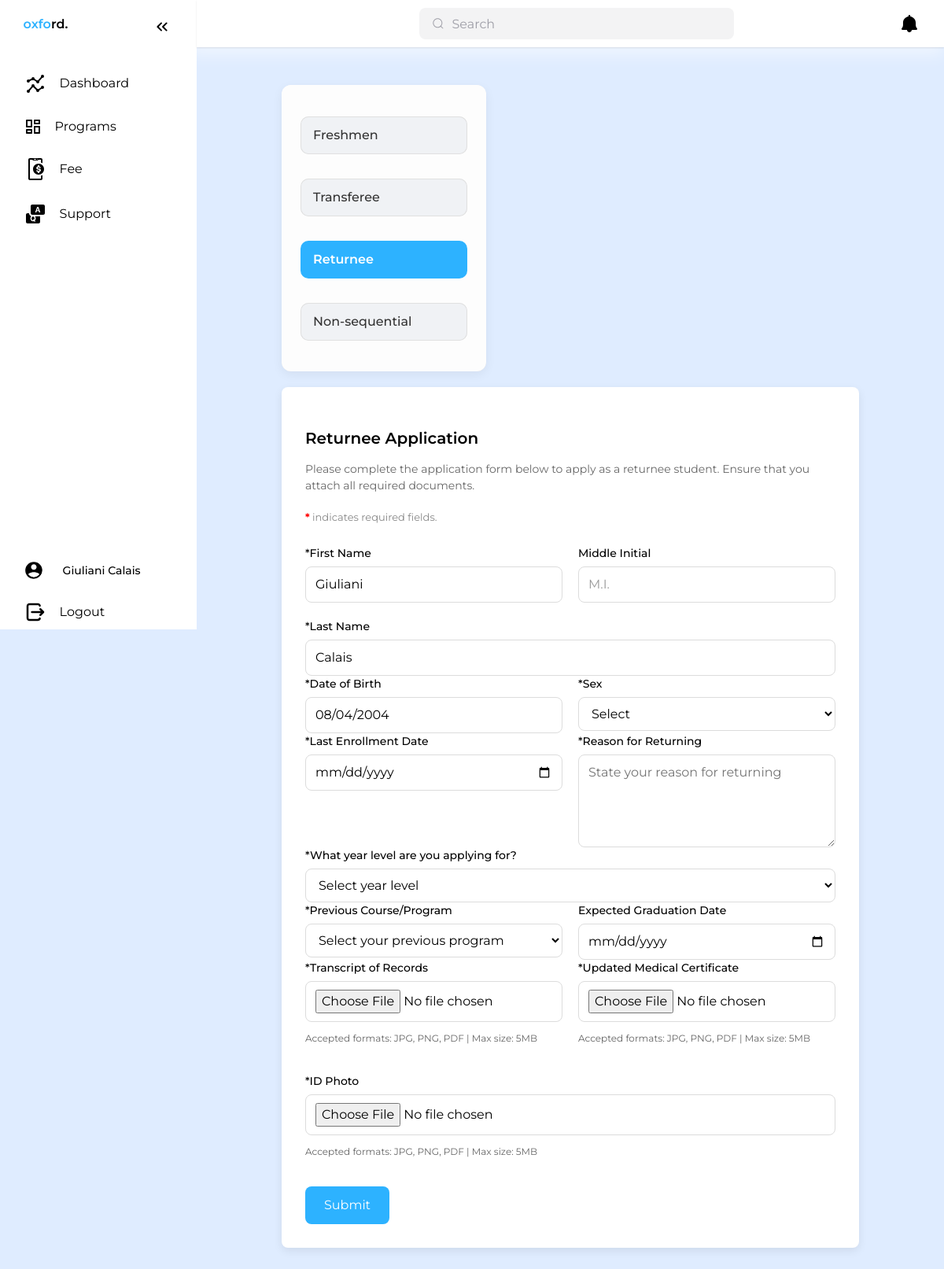
Page /student/returnee.php (signed in) on the committed database.
### tables this page shows
CREATE TABLE `studentprofile` (
  `profile_id` int(11) NOT NULL,
  `user_id` int(11) NOT NULL,
  `first_name` varchar(50) NOT NULL,
  `middle_name` varchar(50) DEFAULT NULL,
  `last_name` varchar(50) NOT NULL,
  `birthdate` date NOT NULL,
  `birthplace` varchar(100) NOT NULL,
  `age` int(11) NOT NULL,
  `phone` varchar(11) NOT NULL,
  `guardian_name` varchar(100) NOT NULL,
  `guardian_contact` varchar(11) NOT NULL,
  `relationship` varchar(50) NOT NULL,
  `created_at` timestamp NOT NULL DEFAULT CURRENT_TIMESTAMP
);

### student/returnee.php (the view, shortened to what this page needs)
<?php
include "sessioncheck.php";
$user_id = $_SESSION['user_id'];
$profile = null;
$stmt1 = $conn->prepare("SELECT * FROM studentprofile WHERE user_id = ?");
$stmt1->bind_param("i", $user_id);
$stmt1->execute();
$result1 = $stmt1->get_result();
if ($result1 && $result1->num_rows > 0) {
  $profile = $result1->fetch_assoc();
}
?>
<!DOCTYPE html>
<html lang="en">
<head>
  <link rel="stylesheet" href="enrollment-regular.css">
  <link href="https://cdn.jsdelivr.net/npm/bootstrap@5.3.0/dist/css/bootstrap.min.css" rel="stylesheet">
</head>
<body>
  <?php include "stud-sidebar.php"; ?>
  <main>
    <div class="container">
      <div class="header">
        <h1>Student Enrollment</h1>
      </div>
      <div class="content-wrapper">
        <div class="side--container">
          <div class="regular">
            <a href="enrollment-regular.php">
              <p>Freshmen</p>
            </a>
            <a href="transferee.php">
              <p>Transferee</p>
            </a>
            <p class="<?= basename($_SERVER['PHP_SELF']) == 'returnee.php' ? 'active' : '' ?>">Returnee</p>
            <a href="non-sequential.php">
              <p>Non-sequential </p>
            </a>
          </div>
        </div>
        <div class="Form-regular">
          <p class="description">Returnee Application</p>
          <p class="description--1">
            Please complete the application form below to apply as a returnee student. Ensure that you attach all required documents.
          </p>
          <p class="description--1" style="color: #888; font-size: 13px; margin-bottom: 25px;">
            <strong style="color: red;">*</strong> indicates required fields.
          </p>
          <form method="POST" enctype="multipart/form-data">
            <div class=" form-section">
              <div class="form-row">
                <div class="form-group">
                  <label for="first-name">*First Name</label>
                  <input type="text" id="first-name" name="first-name" placeholder="Enter your first name" value="<?= isset($profile['first_name']) ? htmlspecialchars($profile['first_name']) : '' ?>" required readonly>
                </div>
                <div class="form-group">
                  <label for="middle-initial">Middle Initial</label>
                  <input type="text" id="middle-initial" name="middle-initial" placeholder="M.I.">
                </div>
                <div class="form-group">
                  <label for="last-name">*Last Name</label>
                  <input type="text" id="last-name" name="last-name" placeholder="Enter your last name" value="<?= isset($profile['first_name']) ? htmlspecialchars($profile['last_name']) : '' ?>" required readonly>
                </div>
              </div>
              <div class="form-row">
                <div class="form-group">
                  <label for="dob">*Date of Birth</label>
                  <input type="date" id="dob" name="dob" value="<?= isset($profile['birthdate']) ? htmlspecialchars($profile['birthdate']) : '' ?>" required readonly>
                </div>
                <div class="form-group">
                  <label for="sex">*Sex</label>
                  <select id="sex" name="sex" required>
                    <option value="" disabled selected hidden>Select</option>
                  </select>
                </div>
              </div>
              <div class="form-row">
                <div class="form-group">
                  <label for="last-enrollment">*Last Enrollment Date</label>
                  <input type="date" id="last-enrollment" name="last-enrollment" required >
                </div>
                <div class="form-group">
                  <label for="reason">*Reason for Returning</label>
                  <textarea id="reason" name="reason" placeholder="State your reason for returning" rows="4" required></textarea>
                </div>
              </div>
              <div class="form-row">
                <div class="form-group">
                  <label for="year-level">*What year level are you applying for?</label>
                  <select id="year-level" name="year-level" required>
                    <option value="" disabled selected hidden>Select year level</option>
                  </select>
                </div>
              </div>
              <div class="form-row">
                <div class="form-group">
                  <label for="prev-course">*Previous Course/Program</label>
                  <select id="program" name="prev-course">
                    <option value="" disabled selected hidden>Select your previous program</option>
                  </select>
                </div>
                <div class="form-group">
                  <label for="expected-graduation">Expected Graduation Date</label>
                  <input type="date" id="expected-graduation" name="expected-graduation">
                </div>
              </div>
              <div class="form-row">
                <div class="form-group">
                  <label for="transcript">*Transcript of Records</label>
                  <input type="file" id="tor" name="tor" accept=".jpg,.jpeg,.png,.pdf" required>
                  <p style="font-size: 12px; color: #666;">Accepted formats: JPG, PNG, PDF | Max size: 5MB</p>
                </div>
                <div class="form-group">
                  <label for="clearance">*Updated Medical Certificate</label>
                  <input type="file" id="clearance" name="clearance" accept=".jpg,.jpeg,.png,.pdf" required>
                  <p style="font-size: 12px; color: #666;">Accepted formats: JPG, PNG, PDF | Max size: 5MB</p>
                </div>
                <div class="form-group">
                  <label for="id-photo">*ID Photo</label>
                  <input type="file" id="id-photo" name="id-photo" accept=".jpg,.jpeg,.png,.pdf" required>
                  <p style="font-size: 12px; color: #666;">Accepted formats: JPG, PNG, PDF | Max size: 5MB</p>
                </div>
              </div>
              <div class="form-actions">
                <button type="submit" class="button-submit" name="submitRet">Submit</button>
              </div>
            </div>
          </form>
        </div>
      </div>
    </div>
  </main>
</body>
</html>

### student/stud-sidebar.php (shortened to what this page needs)
<?php
  include 'sessioncheck.php';
  $user_id = $_SESSION['user_id'];
  $stmt = $conn->prepare("SELECT * FROM studentprofile WHERE user_id = ?");
  $stmt->bind_param("i", $user_id);
  $stmt->execute();
  $result = $stmt->get_result();
  $user = $result->fetch_assoc();
?>
<!DOCTYPE html>
<html lang="en">
<head>
  <link rel="stylesheet" href="sidebar-style.css">
</head>
<body>
  <nav id="sidebar">
    <ul>
      <li>
      <span class="logo">
        <span style="color: #2DB2FF;">oxfo</span><span style="color: black;">rd.</span>
      </span>
        <button onclick=toggleSidebar() id="toggle-btn">
        </button>
      </li>
      <li>
        <a href="studDashboard.php">
          <span>Dashboard</span>
        </a>
      </li>
      <li>
        <a href="stud-programs.php">
          <span>Programs</span>
        </a>
      </li>
      <li>
        <a href="stud-tracking.php">
          <span>Fee</span>
        </a>
      </li>
      <li>
        <a href="studentSupport.php">
          <span>Support</span>
        </a>
      </li>
        <li class="head" style="display: flex; align-items: center;">
          <a href="studentProfile.php">
            <div class="user-img" style="margin-right: 10px; margin-top: -2px;">
            </div>
            <div class="user-details">
              <p class="name" style="margin: 0;"><?php echo htmlspecialchars($user['first_name'] . ' ' . $user['last_name']); ?></p>
            </div>
          </a>
      </li>
      <li>
        <a href="logout.php">
          <span>Logout</span>
        </a>
    </ul>
  </nav>
 <main>
  <?php
      include "header.php";
  ?>
</body>
</html>

### student/enrollment-regular.css (style rules this page uses)
:root { --primary: #2DB2FF; --bg: #f5f7fa; --card-bg: #ffffff; --text: #333333; --border: #dcdcdc; --radius: 8px; --shadow: 0 4px 12px rgba(0, 0, 0, 0.08); --font: 'Segoe UI', Tahoma, sans-serif; }
* { margin: 0; padding: 0; box-sizing: border-box; font-family: var(--font); }
body { background: var(--bg); color: var(--text); }
main { padding: 20px; }
.header { text-align: center; padding-bottom: 20px; }
.content-wrapper { display: flex; gap: 20px; flex-wrap: wrap; }
.side--container { width: 260px; background: #fdfdfd; border-radius: 12px; box-shadow: 0 4px 14px rgba(0, 0, 0, 0.06); padding: 24px; display: flex; flex-direction: column; gap: 16px; position: relative; transition: all 0.3s ease; }
.side--container::before { content: ''; position: absolute; inset: 0; border-radius: inherit; background: linear-gradient(145deg, #ffffff, #e6e6e6); z-index: -1; }
.side--container .regular { display: flex; flex-direction: column; gap: 0px; margin-bottom: 0; }
.side--container .regular a { text-decoration: none; }
.side--container .regular p { background: #f0f2f5; padding: 12px 16px; border-radius: 10px; color: #333; font-weight: 500; text-align: left; cursor: pointer; transition: all 0.2s ease; box-shadow: inset 0 0 0 1px #e0e0e0; display: flex; align-items: center; gap: 10px; }
.side--container .regular p.active { background: var(--primary); color: white; font-weight: 600; box-shadow: none; }
.Form-regular { flex: 1; background: var(--card-bg); padding: 30px; border-radius: var(--radius); box-shadow: var(--shadow); }
.description { font-size: 20px; font-weight: 600; margin-bottom: 10px; }
.description--1 { font-size: 14px; color: #666; margin-bottom: 20px; }
.form-row { display: flex; gap: 20px; flex-wrap: wrap; }
.form-group { flex: 1; min-width: 240px; display: flex; flex-direction: column; }
.form-group label { margin-bottom: 6px; font-size: 14px; font-weight: 500; }
input, select, textarea { padding: 10px 12px; border: 1px solid var(--border); border-radius: var(--radius); font-size: 14px; background: #fff; }
input::placeholder { color: #999; }
.button-submit { margin-top: 20px; padding: 12px 24px; background: var(--primary); color: white; font-size: 16px; border: none; border-radius: var(--radius); cursor: pointer; transition: background 0.3s ease; }

### student/sidebar-style.css (style rules this page uses)
:root { --base-clr: #11121a; --hover-clr: #2db2ff; --text-clr: #000000; --accent-clr: #2db2ff; --secondary-text-clr: #b0b3c1; }
* { margin: 0; padding: 0; }
html { font-family: 'Montserrat', 'Segoe UI', Tahoma, Geneva, Verdana, sans-serif; line-height: 1.5rem; }
body { min-height: 100vh; min-height: 100dvh; background-color: #D9F1FF; color: var(--text-clr); display: grid; grid-template-columns: auto 1fr; }
#sidebar { box-sizing: border-box; height: 100vh; width: 250px; padding: 5px 1em; background-color: white; border-right: 1px solid var(--line-clr); position: sticky; top: 0; align-self: start; transition: 300ms ease-in-out; overflow: hidden; text-wrap: nowrap; }
#sidebar ul { list-style: none; }
#sidebar a, #sidebar .dropdown-btn, #sidebar .logo { border-radius: .5em; padding: .85em; text-decoration: none; color: var(--text-clr); display: flex; align-items: center; gap: 1em; }
#sidebar svg { flex-shrink: 0; fill: var(--text-clr); }
#sidebar a span, #sidebar .dropdown-btn span { flex-grow: 1; }
main { padding: min(30px, 7%); }
main p { margin-top: 5px; margin-bottom: 15px; }
.header { display: flex; justify-content: center; align-items: center; height: 60px; background-color: #fff; padding: 0 20px; position: sticky; top: 0; z-index: 1000; background-color: #fff; }
.header { position: absolute; left: 240px; top: 0; right: 0; height: 60px; display: flex; align-items: center; justify-content: space-between; padding: 0 20px; background-color: #fff; box-shadow: 0 10px 20px rgba(255, 255, 255, 0.5); z-index: 1; }
.head { margin-top: 400px; display: flex; align-items: center; gap: 10px; }
.user-img { width: 24px; height: 24px; border-radius: 50%; overflow: hidden; }
.user-details .name { font-size: 14px; font-weight: 500; }

### student/header-style.css (style rules this page uses)
* { margin: 0; padding: 0; text-decoration: none; list-style: none; box-sizing: border-box; font-family: 'Montserrat'; }
body { background: #dfecff; }
a { color: #7f8db0; }

### student/stud-sidebar.php (style rules this page uses)
#sidebar ul { padding: 0; list-style-type: none; }

### rows in the picture
studentprofile: first_name+last_name "Giuliani Calais", first-name "Giuliani", last-name "Calais", dob "08/04/2004"
